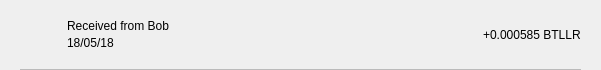
<?xml version="1.0" encoding="UTF-8"?>
<ui version="4.0">
 <class>TxRow</class>
 <widget class="QWidget" name="TxRow">
  <property name="geometry">
   <rect>
    <x>0</x>
    <y>0</y>
    <width>601</width>
    <height>70</height>
   </rect>
  </property>
  <property name="minimumSize">
   <size>
    <width>0</width>
    <height>40</height>
   </size>
  </property>
  <property name="windowTitle">
   <string>Form</string>
  </property>
  <layout class="QVBoxLayout" name="verticalLayout_3">
   <property name="spacing">
    <number>0</number>
   </property>
   <property name="leftMargin">
    <number>0</number>
   </property>
   <property name="topMargin">
    <number>0</number>
   </property>
   <property name="rightMargin">
    <number>0</number>
   </property>
   <property name="bottomMargin">
    <number>0</number>
   </property>
   <item>
    <widget class="QWidget" name="rowContainer" native="true">
     <layout class="QVBoxLayout" name="verticalLayout_2">
      <property name="spacing">
       <number>9</number>
      </property>
      <property name="leftMargin">
       <number>20</number>
      </property>
      <property name="topMargin">
       <number>9</number>
      </property>
      <property name="rightMargin">
       <number>20</number>
      </property>
      <property name="bottomMargin">
       <number>0</number>
      </property>
      <item>
       <widget class="QFrame" name="frame">
        <property name="styleSheet">
         <string notr="true">border:none;</string>
        </property>
        <property name="frameShape">
         <enum>QFrame::StyledPanel</enum>
        </property>
        <property name="frameShadow">
         <enum>QFrame::Raised</enum>
        </property>
        <layout class="QHBoxLayout" name="horizontalLayout" stretch="0,2,0">
         <property name="leftMargin">
          <number>0</number>
         </property>
         <property name="topMargin">
          <number>0</number>
         </property>
         <property name="rightMargin">
          <number>0</number>
         </property>
         <property name="bottomMargin">
          <number>0</number>
         </property>
         <item>
          <widget class="QPushButton" name="icon">
           <property name="focusPolicy">
            <enum>Qt::NoFocus</enum>
           </property>
           <property name="styleSheet">
            <string notr="true">border:none;</string>
           </property>
           <property name="text">
            <string/>
           </property>
           <property name="iconSize">
            <size>
             <width>28</width>
             <height>28</height>
            </size>
           </property>
          </widget>
         </item>
         <item>
          <layout class="QVBoxLayout" name="verticalLayout">
           <property name="spacing">
            <number>3</number>
           </property>
           <property name="leftMargin">
            <number>9</number>
           </property>
           <item>
            <widget class="QLabel" name="lblAddress">
             <property name="styleSheet">
              <string notr="true"/>
             </property>
             <property name="text">
              <string>Received from Bob</string>
             </property>
             <property name="alignment">
              <set>Qt::AlignBottom|Qt::AlignLeading|Qt::AlignLeft</set>
             </property>
            </widget>
           </item>
           <item>
            <widget class="QLabel" name="lblDate">
             <property name="styleSheet">
              <string notr="true"/>
             </property>
             <property name="text">
              <string>18/05/18</string>
             </property>
             <property name="alignment">
              <set>Qt::AlignLeading|Qt::AlignLeft|Qt::AlignTop</set>
             </property>
            </widget>
           </item>
          </layout>
         </item>
         <item>
          <widget class="QLabel" name="lblAmount">
           <property name="styleSheet">
            <string notr="true"/>
           </property>
           <property name="text">
            <string>+0.000585 BTLLR</string>
           </property>
          </widget>
         </item>
        </layout>
       </widget>
      </item>
      <item>
       <widget class="QLabel" name="lblDivisory">
        <property name="minimumSize">
         <size>
          <width>0</width>
          <height>1</height>
         </size>
        </property>
        <property name="maximumSize">
         <size>
          <width>16777215</width>
          <height>1</height>
         </size>
        </property>
        <property name="styleSheet">
         <string notr="true">background-color:#bababa;</string>
        </property>
        <property name="text">
         <string/>
        </property>
        <property name="alignment">
         <set>Qt::AlignBottom|Qt::AlignLeading|Qt::AlignLeft</set>
        </property>
       </widget>
      </item>
     </layout>
    </widget>
   </item>
  </layout>
 </widget>
 <resources/>
 <connections/>
</ui>
